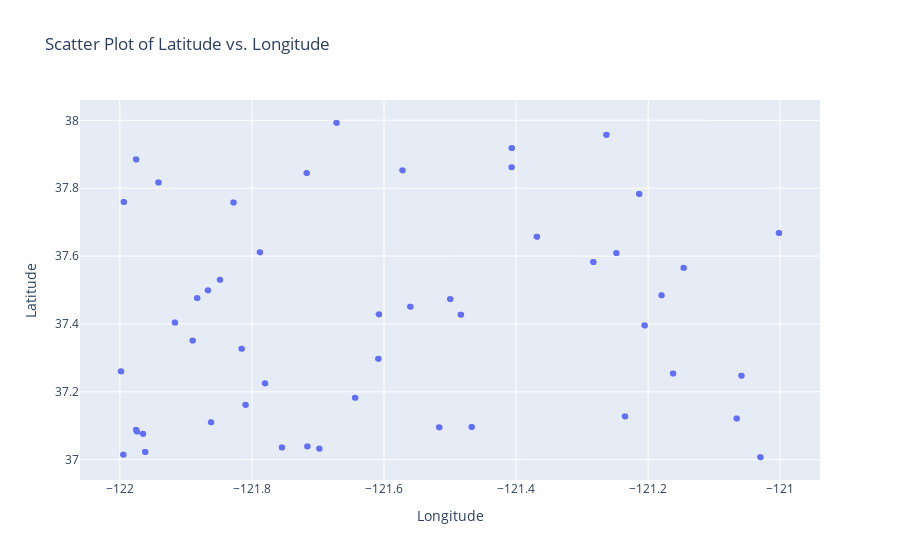

The notebook cell saved with this chart:
### Code cell
# Scatter plot of Latitude vs. Longitude
scatter_fig = px.scatter(data, x='Longitude', y='Latitude', title='Scatter Plot of Latitude vs. Longitude')
scatter_fig.show()

### Figure 1 — Plotly figure (JSON) as saved in the notebook; plotly's stock layout.template omitted (floating-point values rounded to 4 significant figures; data arrays with more than 128 entries replaced by an {"elided": "..."} marker saying what was removed)
{"data": [{"hovertemplate": "Longitude=%{x}<br>Latitude=%{y}<extra></extra>", "legendgroup": "", "marker": {"color": "#636efa", "symbol": "circle"}, "mode": "markers", "name": "", "showlegend": false, "type": "scattergl", "x": {"elided": "50000 float values"}, "xaxis": "x", "y": {"elided": "50000 float values"}, "yaxis": "y"}], "layout": {"legend": {"tracegroupgap": 0}, "title": {"text": "Scatter Plot of Latitude vs. Longitude"}, "xaxis": {"anchor": "y", "domain": [0, 1], "title": {"text": "Longitude"}}, "yaxis": {"anchor": "x", "domain": [0, 1], "title": {"text": "Latitude"}}}}
